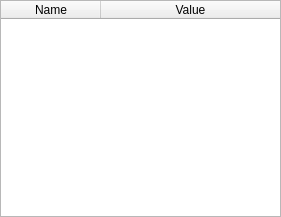
<?xml version="1.0" encoding="UTF-8"?>
<ui version="4.0">
 <class>watchListWindow</class>
 <widget class="QDockWidget" name="watchListWindow">
  <property name="geometry">
   <rect>
    <x>0</x>
    <y>0</y>
    <width>281</width>
    <height>217</height>
   </rect>
  </property>
  <property name="sizePolicy">
   <sizepolicy hsizetype="MinimumExpanding" vsizetype="MinimumExpanding">
    <horstretch>0</horstretch>
    <verstretch>0</verstretch>
   </sizepolicy>
  </property>
  <property name="minimumSize">
   <size>
    <width>281</width>
    <height>217</height>
   </size>
  </property>
  <property name="maximumSize">
   <size>
    <width>524287</width>
    <height>524287</height>
   </size>
  </property>
  <property name="focusPolicy">
   <enum>Qt::NoFocus</enum>
  </property>
  <property name="floating">
   <bool>true</bool>
  </property>
  <property name="features">
   <set>QDockWidget::AllDockWidgetFeatures</set>
  </property>
  <property name="windowTitle">
   <string>Watch List</string>
  </property>
  <widget class="QTableWidget" name="watchListTableWidget">
   <property name="sizePolicy">
    <sizepolicy hsizetype="MinimumExpanding" vsizetype="MinimumExpanding">
     <horstretch>0</horstretch>
     <verstretch>0</verstretch>
    </sizepolicy>
   </property>
   <property name="minimumSize">
    <size>
     <width>0</width>
     <height>0</height>
    </size>
   </property>
   <property name="maximumSize">
    <size>
     <width>16777215</width>
     <height>16777215</height>
    </size>
   </property>
   <property name="contextMenuPolicy">
    <enum>Qt::DefaultContextMenu</enum>
   </property>
   <property name="editTriggers">
    <set>QAbstractItemView::NoEditTriggers</set>
   </property>
   <property name="tabKeyNavigation">
    <bool>false</bool>
   </property>
   <property name="showDropIndicator" stdset="0">
    <bool>false</bool>
   </property>
   <property name="dragEnabled">
    <bool>false</bool>
   </property>
   <property name="dragDropOverwriteMode">
    <bool>true</bool>
   </property>
   <property name="dragDropMode">
    <enum>QAbstractItemView::NoDragDrop</enum>
   </property>
   <property name="defaultDropAction">
    <enum>Qt::IgnoreAction</enum>
   </property>
   <property name="selectionMode">
    <enum>QAbstractItemView::SingleSelection</enum>
   </property>
   <property name="textElideMode">
    <enum>Qt::ElideNone</enum>
   </property>
   <attribute name="horizontalHeaderStretchLastSection">
    <bool>true</bool>
   </attribute>
   <attribute name="verticalHeaderStretchLastSection">
    <bool>false</bool>
   </attribute>
   <column>
    <property name="text">
     <string>Name</string>
    </property>
   </column>
   <column>
    <property name="text">
     <string>Value</string>
    </property>
   </column>
  </widget>
 </widget>
 <resources/>
 <connections/>
</ui>
